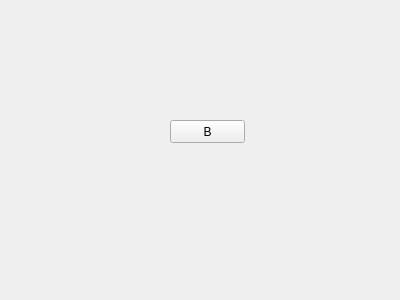
<?xml version="1.0" encoding="UTF-8"?>
<ui version="4.0">
 <class>BForm</class>
 <widget class="QWidget" name="BForm">
  <property name="geometry">
   <rect>
    <x>0</x>
    <y>0</y>
    <width>400</width>
    <height>300</height>
   </rect>
  </property>
  <property name="windowTitle">
   <string>Form</string>
  </property>
  <widget class="QPushButton" name="pushButton">
   <property name="geometry">
    <rect>
     <x>170</x>
     <y>120</y>
     <width>75</width>
     <height>23</height>
    </rect>
   </property>
   <property name="text">
    <string>B</string>
   </property>
  </widget>
 </widget>
 <resources/>
 <connections/>
</ui>
